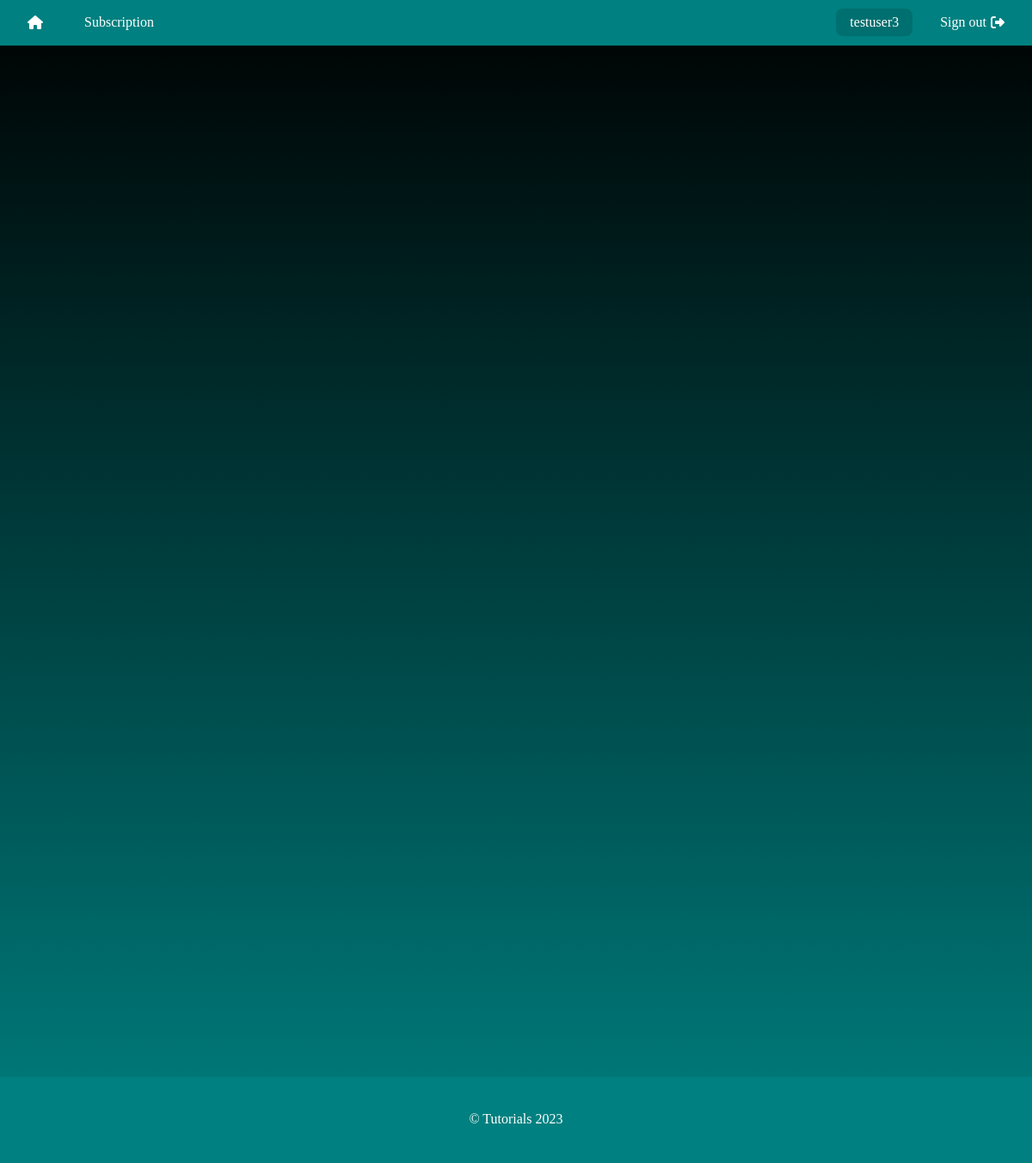
Page /accessed-products (signed in) on the earlier database version.
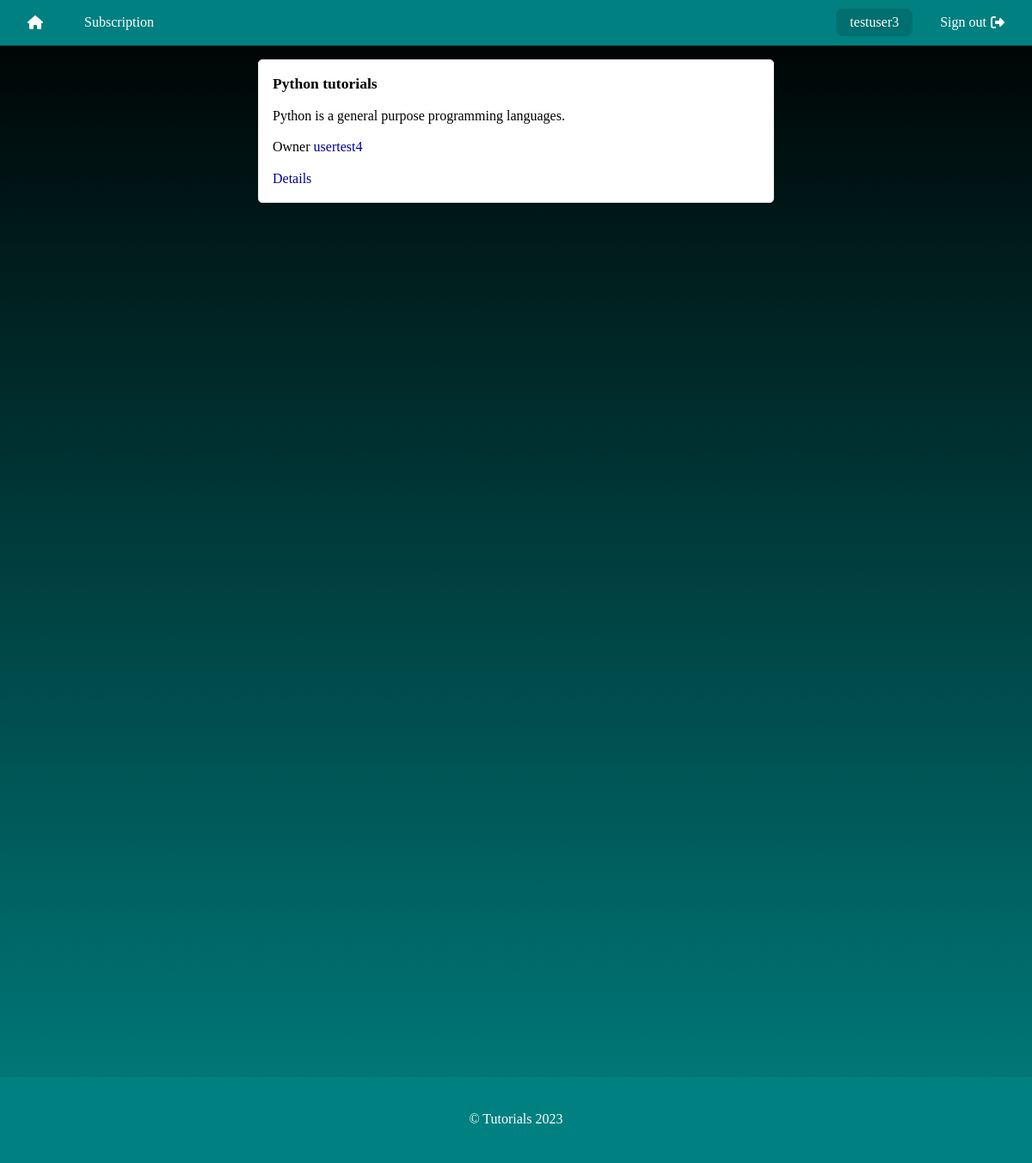
Same page on the later database version.
### products/models.py (models this page shows, shortened)
class Product(models.Model):
    owner = models.ForeignKey(User, on_delete=models.CASCADE)
    title = models.CharField(max_length=255)
    created_at = models.DateTimeField(auto_now_add=True)
    updated_at = models.DateTimeField(auto_now=True)
    description = models.TextField(null=True, blank=True, max_length=5000)

### products/views.py (the view)
# urls.py: path("accessed-products", accessed_products, name='accessed-products'),
def accessed_products(request):
    queryset = ProductAccess.objects.filter(user=request.user)
    products = []
    for item in queryset:
        products.append(item.product)
    context = {
            'products': products
        }
    return render(request, 'products/products-list.html', context)

### templates/products/products-list.html
{% extends "base.html" %}
{% block body %}
    <div class="products-list-page">
        <div class="content">
            {% for product in products %}
                <div class="product">
                    <div class="title">{{ product.title }}</div>
                    <div class="description">{{ product.description }}</div>
                    <div class="owner">
                        <span>Owner</span>
                        <a href="{% url 'accounts:profile' product.owner.username %}">{{ product.owner.username }}</a>
                    </div>
                    <a href="{% url 'products:product-details' product.id %}">Details</a>
                </div>
            {% endfor %}
        </div>
    </div>
{% endblock body %}

### templates/base.html (shortened to what this page needs)
{% load static %}
<!DOCTYPE html>
<html lang="en">
    <head>
        <link rel="stylesheet" href={% static "css/main.css" %}>
        <link href="https://necolas.github.io/normalize.css/8.0.1/normalize.css" rel="stylesheet" />
        <link href="{% static 'fontawesomefree/css/fontawesome.css' %}"
              rel="stylesheet"
              type="text/css">
        <link href="{% static 'fontawesomefree/css/solid.css' %}"
              rel="stylesheet"
              type="text/css">
    </head>
    <body>
        {% include "layouts/header.html" %}
        <main id="main_content">
            {% block body %}
            {% endblock body %}
        </main>
        {% include "layouts/footer.html" %}
    </body>
</html>

### templates/layouts/header.html
<header id="headerWrapper">
    <nav>
        <div class="group">
            <a href="{% url 'products:home' %}">
                <span class="fa-solid fa-home"></span>
            </a>
            <a href="{% url 'products:accessed-products' %}">Subscription</a>
        </div>
        <div class="group">
            {% if request.user.is_authenticated %}
                <a href="{% url 'accounts:profile' request.user.username %}" id="username">
                    <span>{{ request.user.username }}</span>
                </a>
                <a href="{% url 'accounts:logout' %}">
                    <span>Sign out</span>
                    <i class="fa-solid fa-right-from-bracket"></i>
                </a>
            {% else %}
                <a href="{% url 'accounts:login' %}">
                    <span>Sign in</span>
                    <i class="fa-solid fa-right-to-bracket"></i>
                </a>
            {% endif %}
        </div>
    </nav>
</header>

### templates/layouts/footer.html
<footer id="footerWrapper">
    <div class="content">
        © Tutorials 2023
    </div>
</footer>

### static/css/main.css (style rules this page uses)
*, *::after, *::before { margin: 0; padding: 0; font-family: inherit; background: transparent; box-sizing: border-box; scroll-behavior: smooth; scrollbar-color: var(--main-color) transparent; text-decoration: none; color: inherit; }
main[id=main_content] { margin-top: 3.3rem; min-height: 100vmin; padding: 1rem; }
a { color: var(--dark-blue); }
html { background: linear-gradient(to top, var(--main-color), var(--black)); background-attachment: fixed; line-height: 1.3; }
html { --main-color: rgb(0, 128, 128); --main-color2: rgb(0, 111, 111); --base-white: #fff; --white: #fff; --border-color: rgb(229, 229, 229); --dark-blue: rgb(0, 0, 148); --black: rgb(0, 0, 0); --silver: rgb(192, 192, 192); }
header[id=headerWrapper] { position: fixed; width: 100%; height: 3.3rem; top: 0; left: 0; }
header[id=headerWrapper] nav { background: var(--main-color); display: flex; justify-content: space-between; gap: 1rem; align-items: center; width: 100%; padding: 0 1rem; height: 100%; }
header[id=headerWrapper] nav .group { height: 100%; display: flex; justify-content: center; align-items: center; gap: 1rem; }
header[id=headerWrapper] nav .group a { padding: 2px 1rem; display: flex; justify-content: center; align-items: center; color: var(--white); gap: 5px; border-radius: 8px; height: 2rem; }
header[id=headerWrapper] nav .group a#username { background: var(--main-color2); }
header[id=headerWrapper] nav .group svg, header[id=headerWrapper] nav .group span { color: var(--base-white); }
.products-list-page { display: flex; justify-content: center; }
.products-list-page .content { width: 100%; max-width: 600px; display: flex; flex-direction: column; gap: 1rem; }
.products-list-page .content .product { background-color: var(--white); padding: 1rem; border-radius: 5px; display: flex; flex-direction: column; overflow: hidden; border: 1px solid var(--border-color); gap: 1rem; }
.products-list-page .content .product .title { font-size: 1.1rem; font-weight: 900; color: var(--black); }
footer { width: 100%; min-height: 100px; background: teal; padding: 1rem; display: flex; justify-content: center; align-items: center; }
footer .content { text-align: center; color: var(--white); }

Differences in the rows shown:
now on this page (row edited): Product: title "Python tutorials", description "Python is a general purpose programming languages.", owner.username "usertest4"
